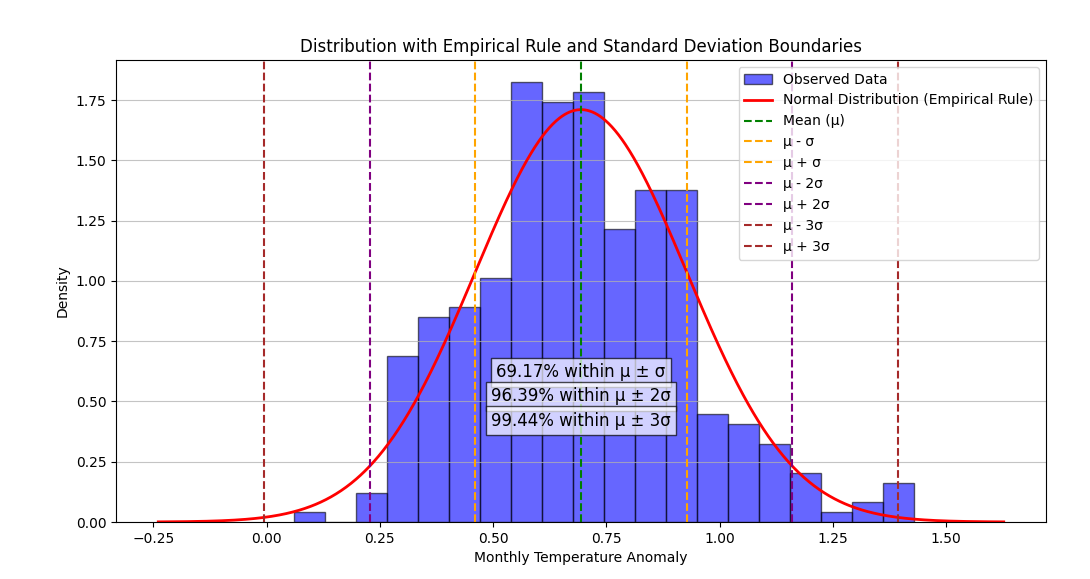

Write Python code to recreate this figure.
#The python script analyze the monthly temperature anomaly data in the past 30 years, and generate the Normal Distribution Graph. The output can be seen as the screenshot image histogram_std.jpg

import pandas as pd
import matplotlib.pyplot as plt
import numpy as np

# Load the data from the file
file_path = '30years_monthlydata.txt'  # Update this path if needed
data = pd.read_csv(file_path, sep=r'\s+', header=0, names=["YearMonth", "Anomaly"])

# Convert 'YearMonth' to datetime format
data['YearMonth'] = pd.to_datetime(data['YearMonth'], format='%Y%m')

# Calculate the mean
mean_anomaly = data['Anomaly'].mean()

# Calculate the standard deviation
std_anomaly = data['Anomaly'].std()

# Calculate boundaries for μ ± σ
lower_bound = mean_anomaly - std_anomaly
upper_bound = mean_anomaly + std_anomaly

# Calculate boundaries for μ ± 2σ
lower_bound_2std = mean_anomaly - 2 * std_anomaly
upper_bound_2std = mean_anomaly + 2 * std_anomaly

# Calculate boundaries for μ ± 3σ
lower_bound_3std = mean_anomaly - 3 * std_anomaly
upper_bound_3std = mean_anomaly + 3 * std_anomaly

# Print results
print(f"Mean (μ): {mean_anomaly:.2f}")
print(f"μ ± σ: [{lower_bound:.2f}, {upper_bound:.2f}]")
print(f"μ ± 2σ: [{lower_bound_2std:.2f}, {upper_bound_2std:.2f}]")
print(f"μ ± 3σ: [{lower_bound_3std:.2f}, {upper_bound_3std:.2f}]")

# Calculate the percentages of data within 1σ, 2σ, and 3σ
within_one_std = data[(data['Anomaly'] >= lower_bound) & (data['Anomaly'] <= upper_bound)]
percentage_within_one_std = (len(within_one_std) / len(data)) * 100

within_two_std = data[(data['Anomaly'] >= lower_bound_2std) & (data['Anomaly'] <= upper_bound_2std)]
percentage_within_two_std = (len(within_two_std) / len(data)) * 100

within_three_std = data[(data['Anomaly'] >= lower_bound_3std) & (data['Anomaly'] <= upper_bound_3std)]
percentage_within_three_std = (len(within_three_std) / len(data)) * 100

# Print the results
print(f"Percentage of data within μ ± σ: {percentage_within_one_std:.2f}%")
print(f"Percentage of data within μ ± 2σ: {percentage_within_two_std:.2f}%")
print(f"Percentage of data within μ ± 3σ: {percentage_within_three_std:.2f}%")

# Plot the histogram of the anomalies
plt.figure(figsize=(12, 6))
plt.hist(data['Anomaly'], bins=20, density=True, color='blue', alpha=0.6, edgecolor='black', label='Observed Data')

# Generate x values (covering μ ± 4σ for better visualization of the normal curve)
x = np.linspace(mean_anomaly - 4 * std_anomaly, mean_anomaly + 4 * std_anomaly, 1000)

# Calculate y values for the normal distribution
y = (1 / (std_anomaly * np.sqrt(2 * np.pi))) * np.exp(-0.5 * ((x - mean_anomaly) / std_anomaly)**2)
# Plot the normal distribution curve
plt.plot(x, y, color='red', linewidth=2, label='Normal Distribution (Empirical Rule)')

# Highlight the mean ± standard deviation boundaries
plt.axvline(mean_anomaly, color='green', linestyle='--', linewidth=1.5, label='Mean (μ)')
plt.axvline(lower_bound, color='orange', linestyle='--', linewidth=1.5, label='μ - σ')
plt.axvline(upper_bound, color='orange', linestyle='--', linewidth=1.5, label='μ + σ')
plt.axvline(lower_bound_2std, color='purple', linestyle='--', linewidth=1.5, label='μ - 2σ')
plt.axvline(upper_bound_2std, color='purple', linestyle='--', linewidth=1.5, label='μ + 2σ')
plt.axvline(lower_bound_3std, color='brown', linestyle='--', linewidth=1.5, label='μ - 3σ')
plt.axvline(upper_bound_3std, color='brown', linestyle='--', linewidth=1.5, label='μ + 3σ')

# Annotate the percentages
plt.text(mean_anomaly, 0.6, f"{percentage_within_one_std:.2f}% within μ ± σ",
         color='black', fontsize=12, ha='center', bbox=dict(facecolor='white', alpha=0.7))
plt.text(mean_anomaly, 0.5, f"{percentage_within_two_std:.2f}% within μ ± 2σ",
         color='black', fontsize=12, ha='center', bbox=dict(facecolor='white', alpha=0.7))
plt.text(mean_anomaly, 0.4, f"{percentage_within_three_std:.2f}% within μ ± 3σ",
         color='black', fontsize=12, ha='center', bbox=dict(facecolor='white', alpha=0.7))

plt.title('Distribution with Empirical Rule and Standard Deviation Boundaries')
plt.xlabel('Monthly Temperature Anomaly')
plt.ylabel('Density')
plt.legend()
plt.grid(axis='y', alpha=0.75)
plt.show()
